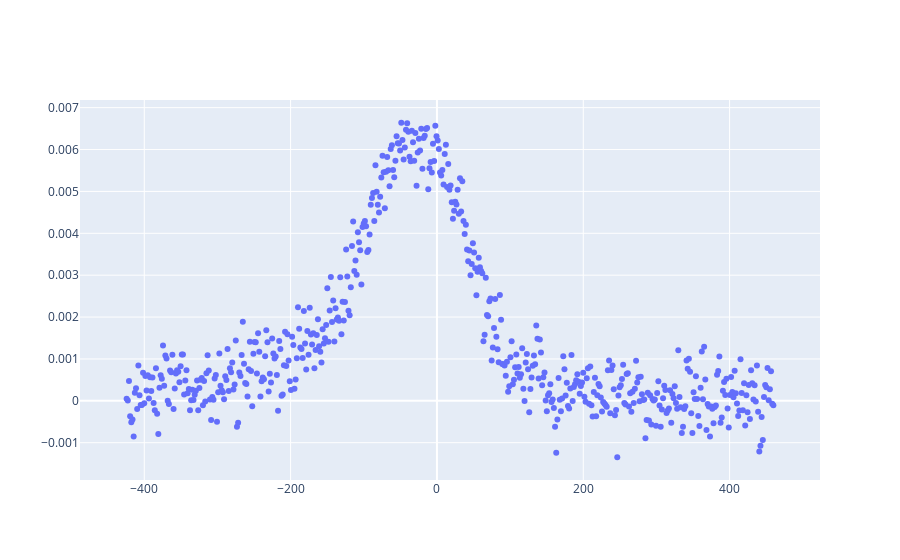

Write notebook code for a chart like this one.
### Code cell
fig = go.Figure()
num = 11
dats[num].SquareEntropy.avg_entropy_signal
fig.add_trace(go.Scatter(mode='markers', x=dats[num].SquareEntropy.avg_x, y=dats[num].SquareEntropy.avg_entropy_signal))
fig.show()

### Figure 1 — Plotly figure (JSON) as saved in the notebook; plotly's stock layout.template omitted (floating-point values rounded to 4 significant figures; data arrays with more than 128 entries replaced by an {"elided": "..."} marker saying what was removed)
{"data": [{"mode": "markers", "type": "scatter", "x": {"elided": "562 float values"}, "y": {"elided": "562 float values"}}], "layout": {"autosize": true, "xaxis": {"autorange": true, "range": [-487.5, 523.2], "type": "linear"}, "yaxis": {"autorange": true, "range": [-0.001932, 0.007225], "type": "linear"}}}
